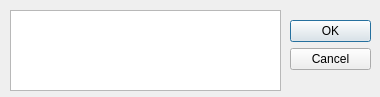
<?xml version="1.0" encoding="UTF-8"?>
<ui version="4.0">
 <class>extend_confirm</class>
 <widget class="QDialog" name="extend_confirm">
  <property name="geometry">
   <rect>
    <x>0</x>
    <y>0</y>
    <width>380</width>
    <height>97</height>
   </rect>
  </property>
  <property name="windowTitle">
   <string>Dialog</string>
  </property>
  <widget class="QDialogButtonBox" name="buttonBox">
   <property name="geometry">
    <rect>
     <x>290</x>
     <y>20</y>
     <width>81</width>
     <height>241</height>
    </rect>
   </property>
   <property name="orientation">
    <enum>Qt::Vertical</enum>
   </property>
   <property name="standardButtons">
    <set>QDialogButtonBox::Cancel|QDialogButtonBox::Ok</set>
   </property>
  </widget>
  <widget class="QTextEdit" name="textEdit">
   <property name="geometry">
    <rect>
     <x>10</x>
     <y>10</y>
     <width>271</width>
     <height>81</height>
    </rect>
   </property>
  </widget>
 </widget>
 <resources/>
 <connections>
  <connection>
   <sender>buttonBox</sender>
   <signal>accepted()</signal>
   <receiver>extend_confirm</receiver>
   <slot>accept()</slot>
   <hints>
    <hint type="sourcelabel">
     <x>248</x>
     <y>254</y>
    </hint>
    <hint type="destinationlabel">
     <x>157</x>
     <y>274</y>
    </hint>
   </hints>
  </connection>
  <connection>
   <sender>buttonBox</sender>
   <signal>rejected()</signal>
   <receiver>extend_confirm</receiver>
   <slot>reject()</slot>
   <hints>
    <hint type="sourcelabel">
     <x>316</x>
     <y>260</y>
    </hint>
    <hint type="destinationlabel">
     <x>286</x>
     <y>274</y>
    </hint>
   </hints>
  </connection>
 </connections>
</ui>
